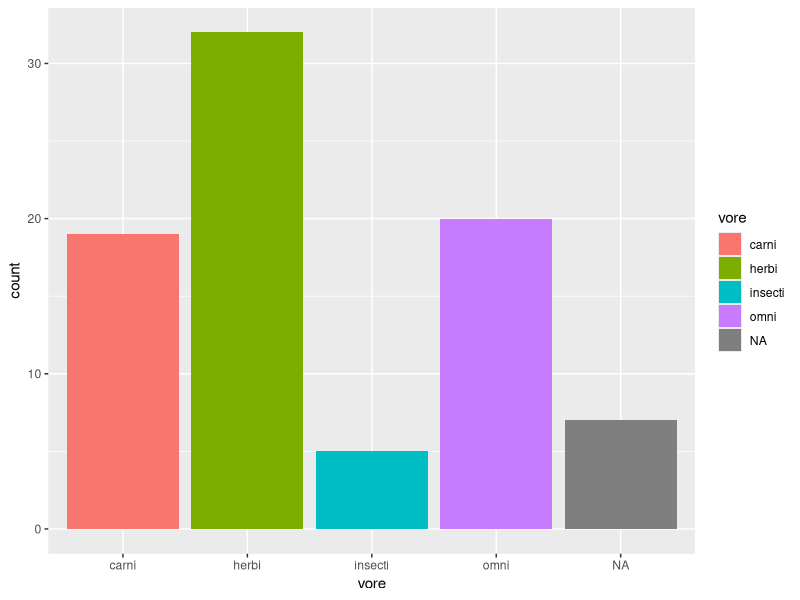
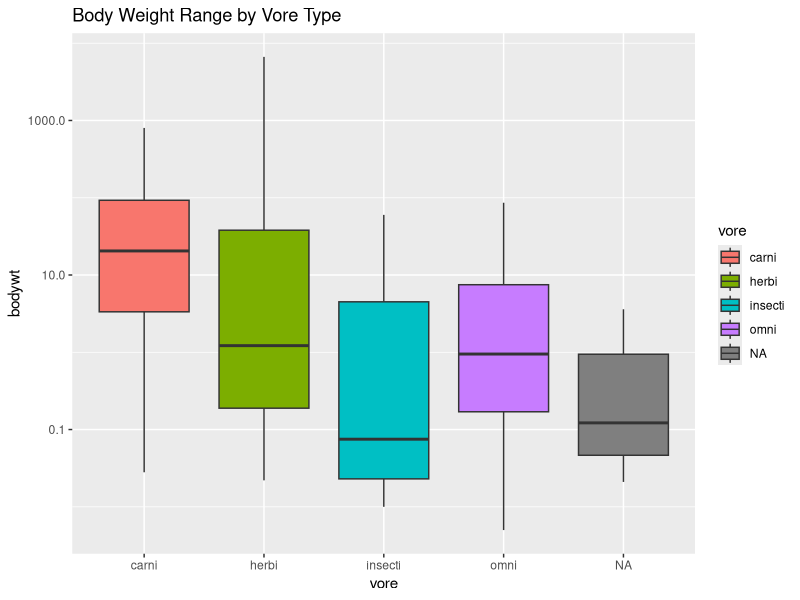
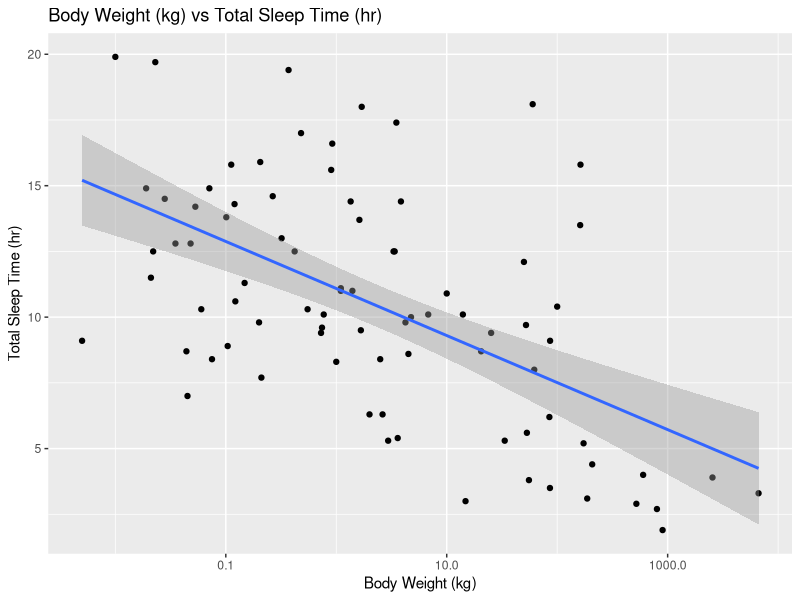
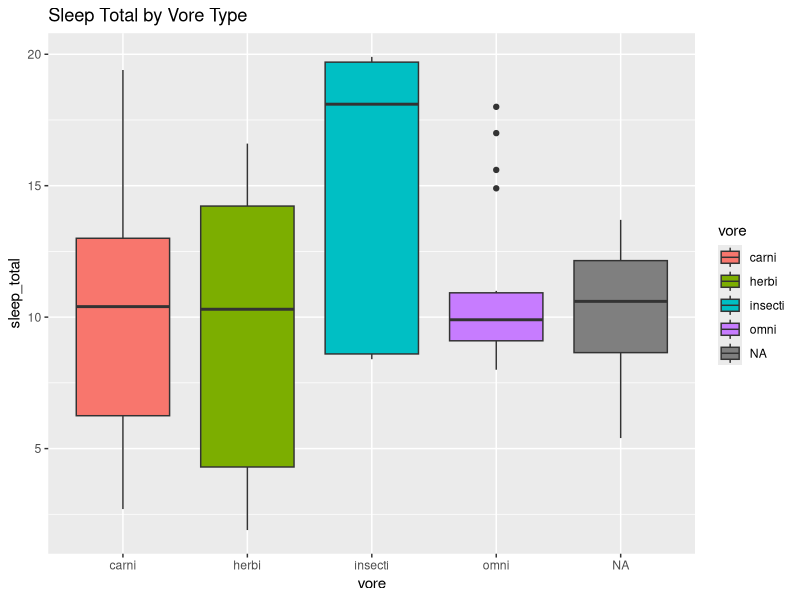
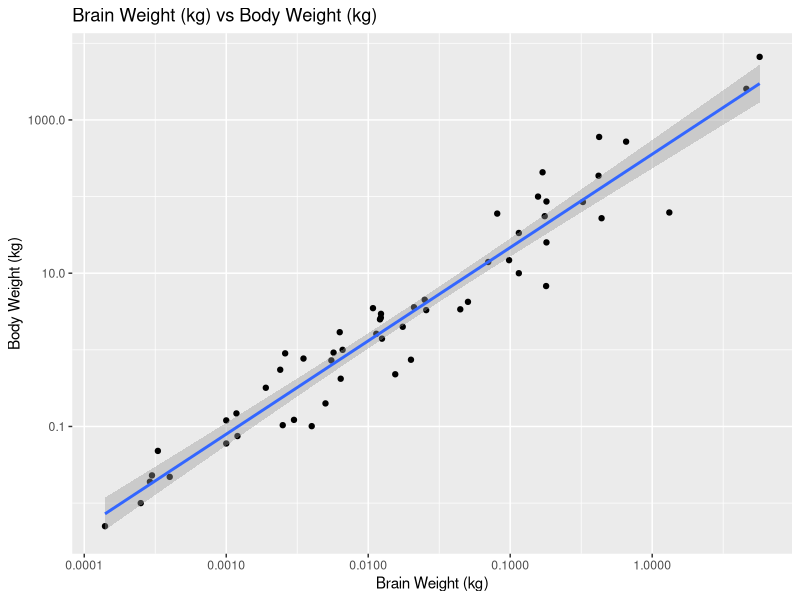
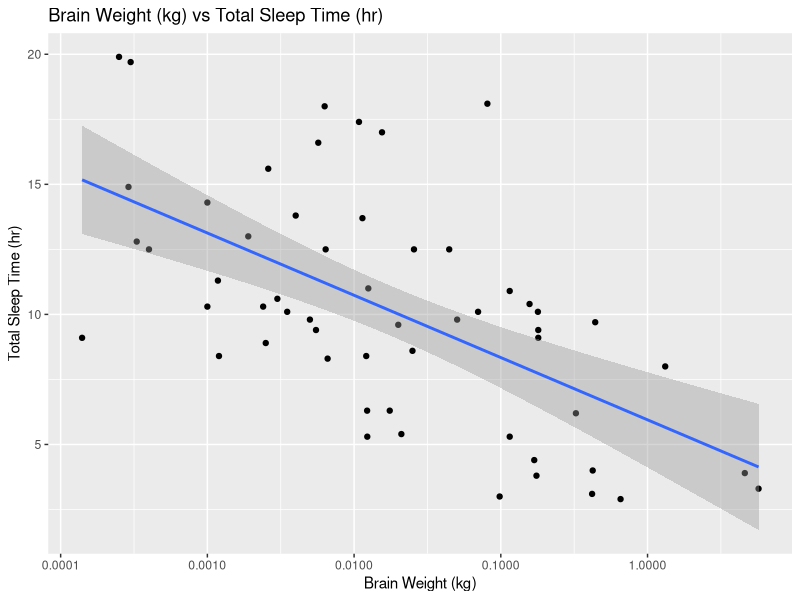

These figures' R source, in order:
## ---- chunk 1
library("tidyverse")
options(scipen = 999) #disable scientific notation
## ---- chunk 2
glimpse(msleep)
## ---- chunk 3
names(msleep)
?msleep
## ---- chunk 4
ggplot(data=msleep,
       mapping=aes(x=vore))+
  geom_bar(mapping=aes(fill=vore))
## ---- chunk 5
mean(msleep$sleep_total)
## ---- chunk 6
summary(msleep)
## ---- chunk 7
ggplot(data=msleep,
       mapping=aes(x=vore, y=bodywt))+
  scale_y_log10()+
  geom_boxplot(mapping=aes(fill=vore))+
  labs(title="Body Weight Range by Vore Type")
## ---- chunk 8
ggplot(data=msleep,
       mapping=aes(x=bodywt, y=sleep_total))+
  scale_x_log10()+
  geom_point()+
  geom_smooth(method=lm)+
  labs(title="Body Weight (kg) vs Total Sleep Time (hr)",
       x="Body Weight (kg)",
       y="Total Sleep Time (hr)")
## ---- chunk 9
ggplot(data=msleep,
       mapping=aes(x=vore, y=sleep_total))+
  geom_boxplot(mapping=aes(fill=vore))+
  labs(title="Sleep Total by Vore Type")
## ---- chunk 10
ggplot(data=msleep,
       mapping=aes(x=brainwt, y=bodywt))+
  scale_y_log10()+
  scale_x_log10()+
  geom_point()+
  geom_smooth(method=lm)+
  labs(title="Brain Weight (kg) vs Body Weight (kg)",
       x="Brain Weight (kg)",
       y="Body Weight (kg)")
## ---- chunk 11
ggplot(data=msleep,
       mapping=aes(x=brainwt, y=sleep_total))+
  scale_x_log10()+
  geom_point()+
  geom_smooth(method=lm)+
  labs(title="Brain Weight (kg) vs Total Sleep Time (hr)",
       x="Brain Weight (kg)",
       y="Total Sleep Time (hr)")
